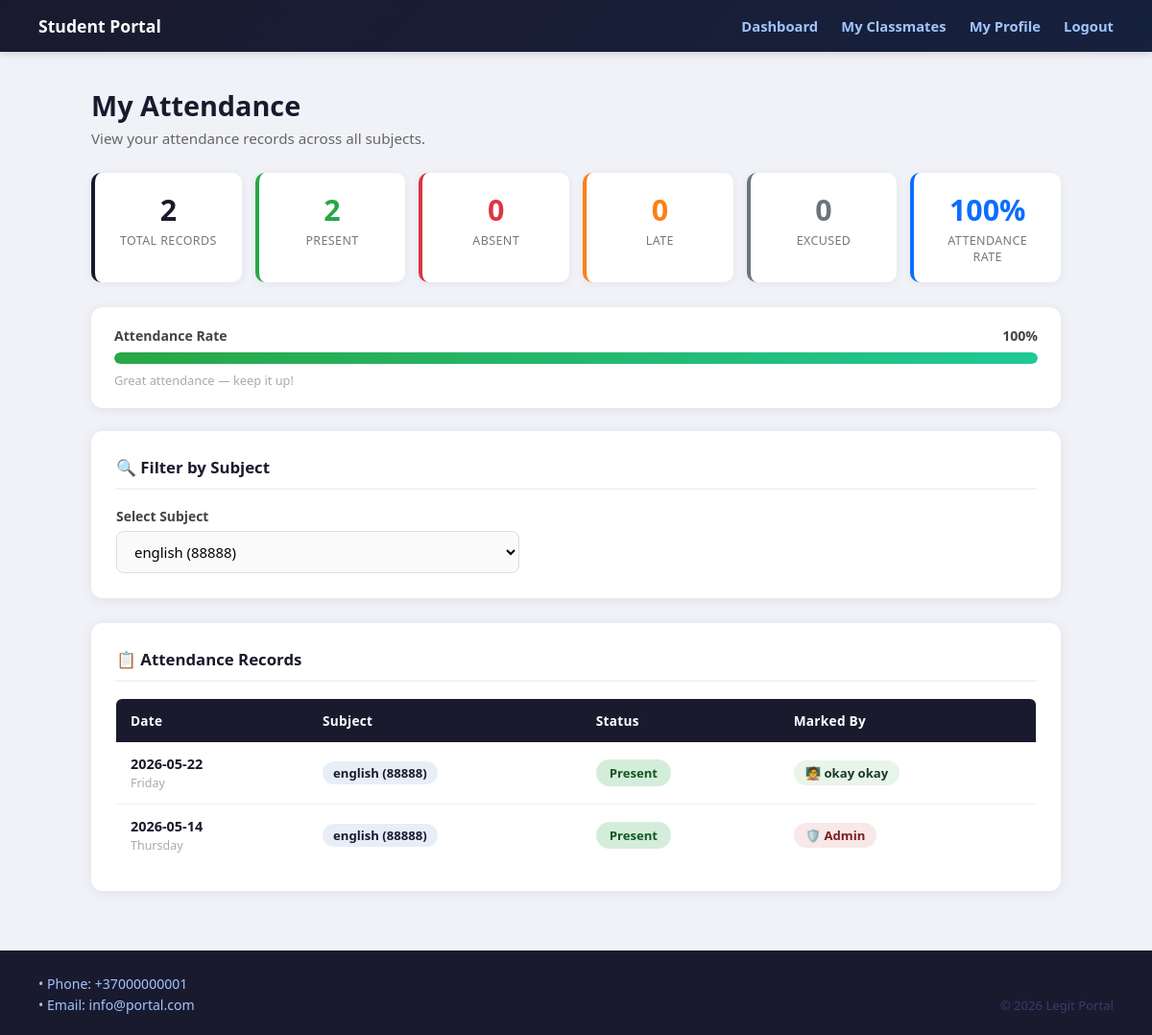
The app's page /attendance_student.php?subject_id=6 (signed in) with its own data.
### tables this page shows
CREATE TABLE `attendance` (
  `id` int(11) NOT NULL,
  `student_id` int(11) NOT NULL,
  `subject_id` int(11) NOT NULL,
  `attendance_date` date NOT NULL,
  `status` enum('present','absent','late','excused') NOT NULL DEFAULT 'present',
  `marked_by` int(11) DEFAULT NULL,
  `created_at` timestamp NOT NULL DEFAULT current_timestamp()
);

CREATE TABLE `subjects` (
  `id` int(11) NOT NULL,
  `subject_name` varchar(100) NOT NULL,
  `subject_code` varchar(20) DEFAULT NULL,
  `teacher_id` int(11) NOT NULL,
  `created_at` timestamp NOT NULL DEFAULT current_timestamp()
);

CREATE TABLE `users` (
  `id` int(11) NOT NULL COMMENT 'Unique ID for each user',
  `username` varchar(50) NOT NULL COMMENT 'User''s login name',
  `password` varchar(255) NOT NULL COMMENT 'User''s password',
  `name` varchar(100) DEFAULT NULL COMMENT 'User''s first name',
  `surname` varchar(100) DEFAULT NULL COMMENT 'User''s last name',
  `birth_year` year(4) DEFAULT NULL COMMENT 'User''s year of birth',
  `description` text DEFAULT NULL COMMENT 'A long text about the user',
  `photo` varchar(255) DEFAULT NULL COMMENT 'The file path of the user''s photo',
  `role` enum('student','teacher') NOT NULL DEFAULT 'student'
);

### attendance_student.php (the view, shortened to what this page needs)
<?php
require_once 'config.php';
$student_id = (int)$_SESSION["user_id"];
$subject_id = (int)($_GET["subject_id"] ?? 0);
$stmt = $conn->prepare(
    "SELECT s.id, s.subject_name, s.subject_code
     FROM enrollments e
     JOIN subjects s ON s.id = e.subject_id
     WHERE e.student_id = ?
     ORDER BY s.subject_name ASC"
);
$stmt->bind_param("i", $student_id);
$stmt->execute();
$subjects_res = $stmt->get_result();
$subjects = [];
while ($row = $subjects_res->fetch_assoc()) $subjects[] = $row;
if ($subject_id > 0) {
    $stmt = $conn->prepare(
        "SELECT a.attendance_date, a.status,
                s.subject_name, s.subject_code,
                u.username AS marker_username,
                u.name AS marker_name,
                u.surname AS marker_surname,
                u.role AS marker_role
         FROM attendance a
         JOIN subjects s ON s.id = a.subject_id
         LEFT JOIN users u ON u.id = a.marked_by
         WHERE a.student_id = ? AND a.subject_id = ?
         ORDER BY a.attendance_date DESC"
    );
    $stmt->bind_param("ii", $student_id, $subject_id);
}
$stmt->execute();
$att_res = $stmt->get_result();
$records = [];
while ($row = $att_res->fetch_assoc()) $records[] = $row;
$summary = ['present' => 0, 'absent' => 0, 'late' => 0, 'excused' => 0];
foreach ($records as $r) {
    if (isset($summary[$r['status']])) $summary[$r['status']]++;
}
$total = count($records);
$attendance_rate = $total > 0 ? round(($summary['present'] / $total) * 100) : 0;
function getMarkerLabel($row) {
    if (empty($row['marker_username'])) {
        return ['label' => '🛡️ Admin', 'class' => 'marker-admin'];
    }
    $full = trim(($row['marker_name'] ?? '') . ' ' . ($row['marker_surname'] ?? ''));
    $name = $full ?: $row['marker_username'];
    if (($row['marker_role'] ?? '') === 'teacher') {
        return ['label' => '🧑‍🏫 ' . $name, 'class' => 'marker-teacher'];
    }
    return ['label' => '🛡️ Admin', 'class' => 'marker-admin'];
}
?>
<!DOCTYPE html>
<html lang="en">
<head>
</head>
<body>
<div class="navbar">
    <div class="logo">Student Portal</div>
    <div class="nav-links">
        <a href="student_dashboard.php">Dashboard</a>
        <a href="classmates_student.php">My Classmates</a>
        <a href="user_profile.php">My Profile</a>
        <a href="user_logout.php">Logout</a>
    </div>
</div>
<div class="container">
    <div class="page-title">
        <h1>My Attendance</h1>
        <p>View your attendance records across all subjects.</p>
    </div>
    <div class="stats-bar">
        <div class="stat stat-total">
            <div class="num"><?php echo $total; ?></div>
            <div class="lbl">Total Records</div>
        </div>
        <div class="stat stat-present">
            <div class="num"><?php echo $summary['present']; ?></div>
            <div class="lbl">Present</div>
        </div>
        <div class="stat stat-absent">
            <div class="num"><?php echo $summary['absent']; ?></div>
            <div class="lbl">Absent</div>
        </div>
        <div class="stat stat-late">
            <div class="num"><?php echo $summary['late']; ?></div>
            <div class="lbl">Late</div>
        </div>
        <div class="stat stat-excused">
            <div class="num"><?php echo $summary['excused']; ?></div>
            <div class="lbl">Excused</div>
        </div>
        <div class="stat stat-rate">
            <div class="num"><?php echo $attendance_rate; ?>%</div>
            <div class="lbl">Attendance Rate</div>
        </div>
    </div>
    <?php if ($total > 0):
        $bar_class = $attendance_rate >= 75 ? 'rate-high' : ($attendance_rate >= 50 ? 'rate-medium' : 'rate-low');
    ?>
    <div class="rate-card">
        <div class="rate-label">
            <span>Attendance Rate</span>
            <span><?php echo $attendance_rate; ?>%</span>
        </div>
        <div class="rate-bar-wrap">
            <div class="rate-bar <?php echo $bar_class; ?>" style="width:<?php echo $attendance_rate; ?>%"></div>
        </div>
        <p style="font-size:0.8rem;color:#aaa;margin-top:8px;">
            <?php
            if ($attendance_rate >= 75)     echo "Great attendance — keep it up!";
            elseif ($attendance_rate >= 50) echo "Average attendance — try to improve.";
            else                            echo "Low attendance — please speak with your teacher.";
            ?>
        </p>
    </div>
    <?php endif; ?>
    <div class="card">
        <h2>🔍 Filter by Subject</h2>
        <form method="get">
            <label>Select Subject</label>
            <select name="subject_id" onchange="this.form.submit()">
                <?php foreach ($subjects as $s): ?>
                    <option value="<?php echo (int)$s['id']; ?>" <?php echo ((int)$s['id'] === $subject_id) ? 'selected' : ''; ?>>
                        <?php echo htmlspecialchars($s['subject_name'] . (!empty($s['subject_code']) ? " ({$s['subject_code']})" : "")); ?>
                    </option>
                <?php endforeach; ?>
            </select>
        </form>
    </div>
    <div class="card">
        <h2>📋 Attendance Records</h2>
        <?php if (count($records) === 0): ?>
            <div class="empty">
                <div class="icon">📭</div>
                <p>No attendance records found<?php echo $subject_id > 0 ? ' for this subject' : ''; ?>.</p>
                <p style="margin-top:8px;font-size:0.88rem;">Records will appear here once your teacher marks attendance.</p>
            </div>
        <?php else: ?>
        <table>
            <thead>
                <tr>
                    <th>Date</th>
                    <th>Subject</th>
                    <th>Status</th>
                    <th>Marked By</th>
                </tr>
            </thead>
            <tbody>
                <?php foreach ($records as $row):
                    $marker = getMarkerLabel($row);
                    $sub_label = $row['subject_name'] . (!empty($row['subject_code']) ? " ({$row['subject_code']})" : "");
                    $day_name  = date("l", strtotime($row['attendance_date']));
                ?>
                <tr>
                    <td>
                        <div class="date-cell"><?php echo htmlspecialchars($row['attendance_date']); ?></div>
                        <div class="day-name"><?php echo $day_name; ?></div>
                    </td>
                    <td><span class="sub-badge"><?php echo htmlspecialchars($sub_label); ?></span></td>
                    <td>
                        <span class="status-badge status-<?php echo $row['status']; ?>">
                            <?php
                            $icons = ['present'=>'','absent'=>'','late'=>'','excused'=>''];
                            echo ($icons[$row['status']] ?? '') . ' ' . ucfirst($row['status']);
                            ?>
                        </span>
                    </td>
                    <td>
                        <span class="marker-badge <?php echo $marker['class']; ?>">
                            <?php echo htmlspecialchars($marker['label']); ?>
                        </span>
                    </td>
                </tr>
                <?php endforeach; ?>
            </tbody>
        </table>
        <?php endif; ?>
    </div>
</div>
<div class="footer">
    <div>
        <p>• Phone: +37000000001</p>
        <p>• Email: info@portal.com</p>
    </div>
    <div style="align-self:flex-end;color:#3a3a6e;font-size:0.82rem;">&copy; 2026 Legit Portal</div>
</div>
</body>
</html>

### attendance_student.php (style rules this page uses)
* { box-sizing: border-box; margin: 0; padding: 0; }
body { font-family: 'Segoe UI', Arial, sans-serif; background: #f0f2f8; min-height: 100vh; display: flex; flex-direction: column; }
.navbar { background: linear-gradient(135deg,#1a1a2e,#16213e); padding: 15px 40px; display: flex; justify-content: space-between; align-items: center; box-shadow: 0 2px 8px rgba(0,0,0,0.15); }
.navbar .logo { color: white; font-size: 1.1rem; font-weight: 700; }
.navbar .nav-links a { color: #a0c4ff; text-decoration: none; margin-left: 20px; font-weight: 600; font-size: 0.92rem; }
.container { max-width: 1050px; margin: 36px auto; padding: 0 20px; flex: 1; width: 100%; }
.page-title { margin-bottom: 26px; }
.page-title h1 { font-size: 1.8rem; color: #1a1a2e; font-weight: 800; }
.page-title p { color: #666; margin-top: 5px; font-size: 0.95rem; }
.stats-bar { display: flex; gap: 14px; margin-bottom: 26px; flex-wrap: wrap; }
.stat { background: white; border-radius: 10px; padding: 18px 20px; flex: 1; min-width: 110px; text-align: center; box-shadow: 0 2px 10px rgba(0,0,0,0.06); }
.stat .num { font-size: 1.9rem; font-weight: 800; }
.stat .lbl { font-size: 0.78rem; color: #777; margin-top: 3px; text-transform: uppercase; letter-spacing: 0.4px; }
.stat-total { border-left: 4px solid #1a1a2e; }
.stat-total .num { color: #1a1a2e; }
.stat-present { border-left: 4px solid #28a745; }
.stat-present .num { color: #28a745; }
.stat-absent { border-left: 4px solid #dc3545; }
.stat-absent .num { color: #dc3545; }
.stat-late { border-left: 4px solid #fd7e14; }
.stat-late .num { color: #fd7e14; }
.stat-excused { border-left: 4px solid #6c757d; }
.stat-excused .num { color: #6c757d; }
.stat-rate { border-left: 4px solid #0d6efd; }
.stat-rate .num { color: #0d6efd; }
.rate-card { background: white; border-radius: 12px; padding: 20px 24px; box-shadow: 0 2px 12px rgba(0,0,0,0.07); margin-bottom: 24px; }
.rate-card .rate-label { display: flex; justify-content: space-between; font-size: 0.88rem; font-weight: 700; color: #444; margin-bottom: 8px; }
.rate-bar-wrap { height: 12px; background: #eee; border-radius: 6px; overflow: hidden; }
.rate-bar { height: 100%; border-radius: 6px; transition: width 0.6s ease; }
.rate-high { background: linear-gradient(90deg,#28a745,#20c997); }
.card { background: white; border-radius: 12px; padding: 26px; box-shadow: 0 2px 14px rgba(0,0,0,0.07); margin-bottom: 26px; }
.card h2 { font-size: 1.05rem; color: #1a1a2e; font-weight: 700; margin-bottom: 18px; padding-bottom: 10px; border-bottom: 2px solid #f0f2f8; }
label { display: block; font-weight: 600; color: #444; font-size: 0.87rem; margin-bottom: 6px; }
select { width: 100%; max-width: 420px; padding: 10px 14px; border: 1.5px solid #ddd; border-radius: 8px; font-size: 0.93rem; background: #fafafa; font-family: inherit; }
table { width: 100%; border-collapse: collapse; }
thead tr { background: #1a1a2e; }
thead th { color: white; padding: 13px 15px; text-align: left; font-size: 0.85rem; font-weight: 700; letter-spacing: 0.3px; }
thead th:first-child { border-radius: 6px 0 0 0; }
thead th:last-child { border-radius: 0 6px 0 0; }
tbody tr { border-bottom: 1px solid #eef0f8; transition: background 0.1s; }
tbody tr:last-child { border-bottom: none; }
tbody td { padding: 13px 15px; font-size: 0.9rem; color: #333; vertical-align: middle; }
.date-cell { font-weight: 700; color: #1a1a2e; }
.day-name { font-size: 0.78rem; color: #aaa; font-weight: 400; margin-top: 2px; }
.sub-badge { display: inline-block; background: #e8eef8; color: #1a1a2e; padding: 3px 11px; border-radius: 20px; font-size: 0.82rem; font-weight: 700; }
.status-badge { display: inline-block; padding: 5px 14px; border-radius: 20px; font-size: 0.82rem; font-weight: 800; text-transform: capitalize; }
.status-present { background: #d4edda; color: #155724; }
.marker-badge { display: inline-flex; align-items: center; gap: 5px; padding: 4px 12px; border-radius: 20px; font-size: 0.82rem; font-weight: 700; }
.marker-teacher { background: #e8f5e9; color: #1a3a2a; }
.marker-admin { background: #f8e8e8; color: #7b1f1f; }
.footer { background: #1a1a2e; color: #a0c4ff; padding: 22px 40px; font-size: 0.88rem; display: flex; justify-content: space-between; flex-wrap: wrap; gap: 8px; }
.footer p { margin-top: 3px; }

### records on screen
attendance: attendance_date "2026-05-22", attendance_date "Friday", subject.subject_code "english (88888)", status "Present", marked_by.surname "🧑‍🏫 okay okay"
attendance: attendance_date "2026-05-14", attendance_date "Thursday", subject.subject_code "english (88888)", status "Present", label "🛡️ Admin"

### other values on screen
$total "2"
$summary['present'] "2"
$summary['absent'] "0"
$summary['late'] "0"
$summary['excused'] "0"
$attendance_rate "100"
form field subject_id "english (88888)"
